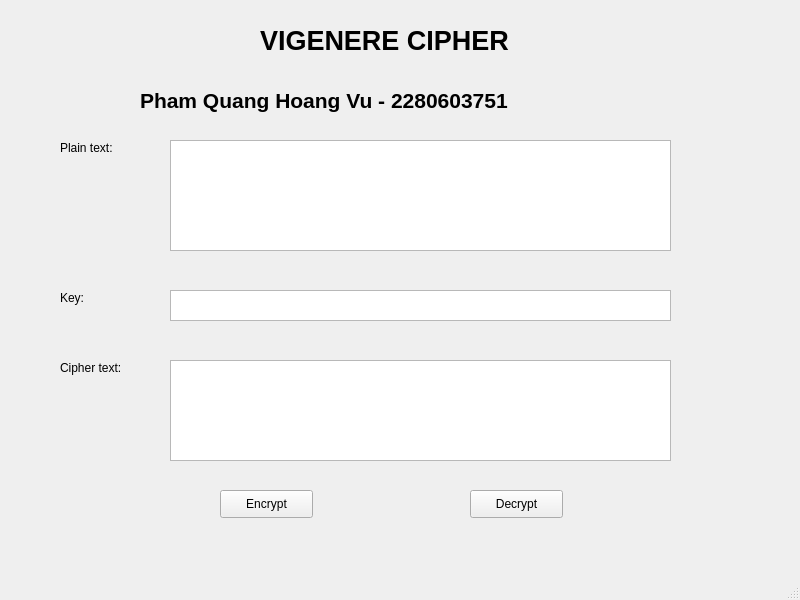
<?xml version="1.0" encoding="UTF-8"?>
<ui version="4.0">
 <class>MainWindow</class>
 <widget class="QMainWindow" name="MainWindow">
  <property name="geometry">
   <rect>
    <x>0</x>
    <y>0</y>
    <width>800</width>
    <height>600</height>
   </rect>
  </property>
  <property name="windowTitle">
   <string>MainWindow</string>
  </property>
  <widget class="QWidget" name="centralwidget">
   <widget class="QPushButton" name="btn_decrypt">
    <property name="geometry">
     <rect>
      <x>470</x>
      <y>490</y>
      <width>93</width>
      <height>28</height>
     </rect>
    </property>
    <property name="text">
     <string>Decrypt</string>
    </property>
   </widget>
   <widget class="QPushButton" name="btn_encrypt">
    <property name="geometry">
     <rect>
      <x>220</x>
      <y>490</y>
      <width>93</width>
      <height>28</height>
     </rect>
    </property>
    <property name="text">
     <string>Encrypt</string>
    </property>
   </widget>
   <widget class="QLabel" name="label_2">
    <property name="geometry">
     <rect>
      <x>60</x>
      <y>140</y>
      <width>81</width>
      <height>16</height>
     </rect>
    </property>
    <property name="font">
     <font>
      <pointsize>9</pointsize>
     </font>
    </property>
    <property name="text">
     <string>Plain text:</string>
    </property>
   </widget>
   <widget class="QLabel" name="label_4">
    <property name="geometry">
     <rect>
      <x>60</x>
      <y>360</y>
      <width>81</width>
      <height>16</height>
     </rect>
    </property>
    <property name="font">
     <font>
      <pointsize>9</pointsize>
     </font>
    </property>
    <property name="text">
     <string>Cipher text:</string>
    </property>
   </widget>
   <widget class="QLabel" name="label_5">
    <property name="geometry">
     <rect>
      <x>140</x>
      <y>70</y>
      <width>571</width>
      <height>61</height>
     </rect>
    </property>
    <property name="font">
     <font>
      <pointsize>16</pointsize>
      <weight>75</weight>
      <bold>true</bold>
     </font>
    </property>
    <property name="text">
     <string>Pham Quang Hoang Vu - 2280603751</string>
    </property>
   </widget>
   <widget class="QPlainTextEdit" name="txt_plain">
    <property name="geometry">
     <rect>
      <x>170</x>
      <y>140</y>
      <width>501</width>
      <height>111</height>
     </rect>
    </property>
   </widget>
   <widget class="QPlainTextEdit" name="txt_cipher">
    <property name="geometry">
     <rect>
      <x>170</x>
      <y>360</y>
      <width>501</width>
      <height>101</height>
     </rect>
    </property>
   </widget>
   <widget class="QTextEdit" name="txt_key">
    <property name="geometry">
     <rect>
      <x>170</x>
      <y>290</y>
      <width>501</width>
      <height>31</height>
     </rect>
    </property>
   </widget>
   <widget class="QLabel" name="label">
    <property name="geometry">
     <rect>
      <x>260</x>
      <y>10</y>
      <width>331</width>
      <height>61</height>
     </rect>
    </property>
    <property name="font">
     <font>
      <pointsize>20</pointsize>
      <weight>75</weight>
      <bold>true</bold>
     </font>
    </property>
    <property name="text">
     <string>VIGENERE CIPHER</string>
    </property>
   </widget>
   <widget class="QLabel" name="label_3">
    <property name="geometry">
     <rect>
      <x>60</x>
      <y>290</y>
      <width>81</width>
      <height>16</height>
     </rect>
    </property>
    <property name="font">
     <font>
      <pointsize>9</pointsize>
     </font>
    </property>
    <property name="text">
     <string>Key:</string>
    </property>
   </widget>
  </widget>
  <widget class="QMenuBar" name="menubar">
   <property name="geometry">
    <rect>
     <x>0</x>
     <y>0</y>
     <width>800</width>
     <height>26</height>
    </rect>
   </property>
  </widget>
  <widget class="QStatusBar" name="statusbar"/>
 </widget>
 <resources/>
 <connections/>
</ui>
